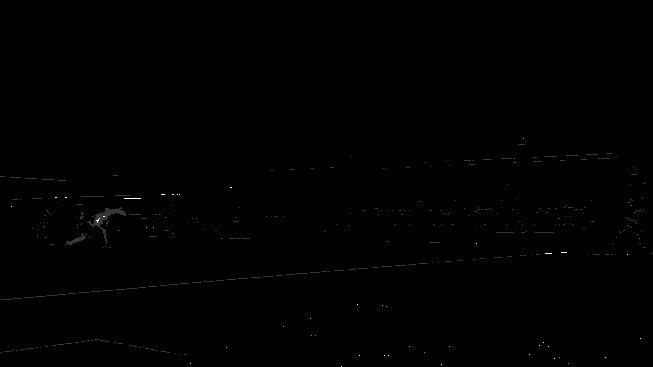
#> input picture img1.png, 653 x 367 px
$ python segmentation.py   (older library calls are emulated)
#> lines starting #> are read from the running program, lines starting #| are printed output that depends on the picture; after the words box and inside, x2 and y2 are one past the last pixel; in counts of white or black regions, pixels touching at a corner belong together
import cv2
import numpy as np

# 1. Load and threshold the image to ensure it's binary
src1 = cv2.imread('img1.png', 0) # Read as grayscale
#> src1 is the input picture: shape (367, 653); min 0, max 255, mean 0.4
ret, thresh = cv2.threshold(src1, 127, 255, cv2.THRESH_BINARY) # Ensure binary
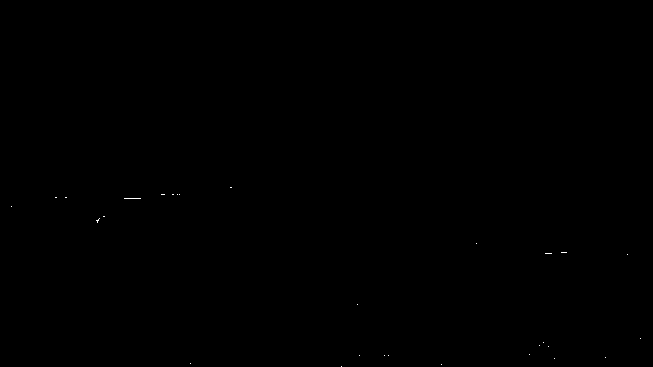
#> thresh: shape (367, 653); 0.03% white in thin lines or dots, all inside (x1, y1, x2, y2) = (11, 187, 641, 367)

# 2. Perform connected component labeling
connectivity = 8
num_labels, labels, stats, centroids = cv2.connectedComponentsWithStats(thresh, connectivity, cv2.CV_32S)
#> labels: shape (367, 653) int32; 30 distinct labels, from 0 to 29
#> num_labels = 30; stats = 30 rows, first 6: [0, 0, 653, 367, 239581], [230, 187, 2, 1, 2], [161, 194, 4, 1, 4], [172, 194, 2, 1, 2], [177, 194, 1, 1, 1], [179, 194, 1, 1, 1]; centroids = 30 pairs, first value 11 to 640, second value 183 to 366

# 1. Load and threshold the image to ensure it's binary
src2 = cv2.imread('img2.png', 0) # Read as grayscale
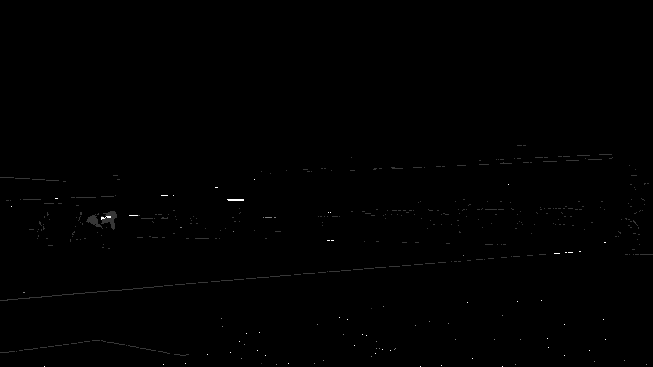
#> input picture img2.png, 653 x 367 px
#> src2 is the input picture: shape (367, 653); min 0, max 255, mean 0.6
ret2, thresh2 = cv2.threshold(src2, 200, 255, cv2.THRESH_BINARY) # Ensure binary
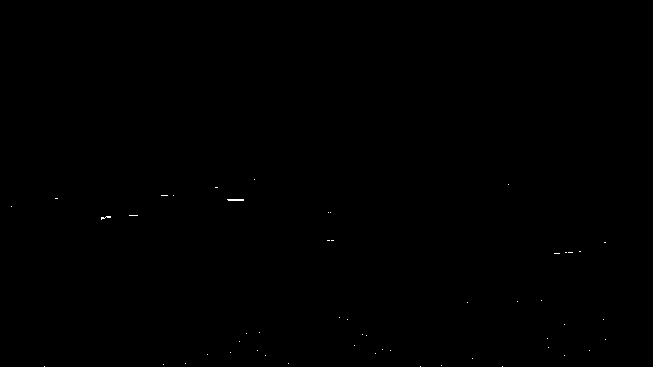
#> thresh2: shape (367, 653); 0.06% white in thin lines or dots, all inside (x1, y1, x2, y2) = (11, 179, 606, 367)

# 2. Perform connected component labeling
connectivity = 8
num_labels2, labels2, stats2, centroids2 = cv2.connectedComponentsWithStats(thresh2, connectivity, cv2.CV_32S)
#> labels2: shape (367, 653) int32; 53 distinct labels, from 0 to 52
#> num_labels2 = 53; stats2 = 53 rows, first 6: [0, 0, 653, 367, 239516], [254, 179, 1, 1, 1], [508, 184, 1, 1, 1], [215, 187, 3, 1, 3], [161, 195, 7, 1, 7], [173, 195, 1, 1, 1]; centroids2 = 53 pairs, first value 11 to 605, second value 179 to 366

max_area = 0

for i in range(1, num_labels):
    area = stats[i, cv2.CC_STAT_AREA]
    x_center = int(centroids[i,0])
    y_center = int(centroids[i,1])
    if area > max_area:
        max_area = area
        max_x = x_center
        max_y = y_center
#> this loop made 29 passes
#> (area, x_center, y_center, max_area, max_x, max_y) on passes 1, 2, 8: (2, 230, 187, 2, 230, 187), (4, 162, 194, 4, 162, 194), (17, 132, 198, 17, 132, 198)
#> (area, x_center, y_center) on passes 3, 4, 5, 6, 7, 9: (2, 172, 194), (1, 177, 194), (1, 179, 194), (2, 55, 197), (2, 65, 197), (1, 11, 206)
#> after the loop, max_area = 17; max_x = 132; max_y = 198

max_area = 0

for i in range(1, num_labels2):
    area = stats2[i, cv2.CC_STAT_AREA]
    x_center = int(centroids2[i,0])
    y_center = int(centroids2[i,1])
    if area > max_area:
        max_area = area
        max_x2 = x_center
        max_y2 = y_center
#> this loop made 52 passes
#> (area, x_center, y_center, max_area, max_x2, max_y2) on pass 7: (33, 235, 199, 33, 235, 199)
#> after the loop, max_area = 33; max_x2 = 235; max_y2 = 199

print(f"Center of baseball in img1: ({max_x}, {max_y})")
#| Center of baseball in img1: (132, 198)
print(f"Center of baseball in img2: ({max_x2}, {max_y2})")
#| Center of baseball in img2: (235, 199)

img_line = cv2.line(src1, (max_x, max_y), (max_x2, max_y2), 255, 1)
cv2.imwrite('img_line.png',img_line)
